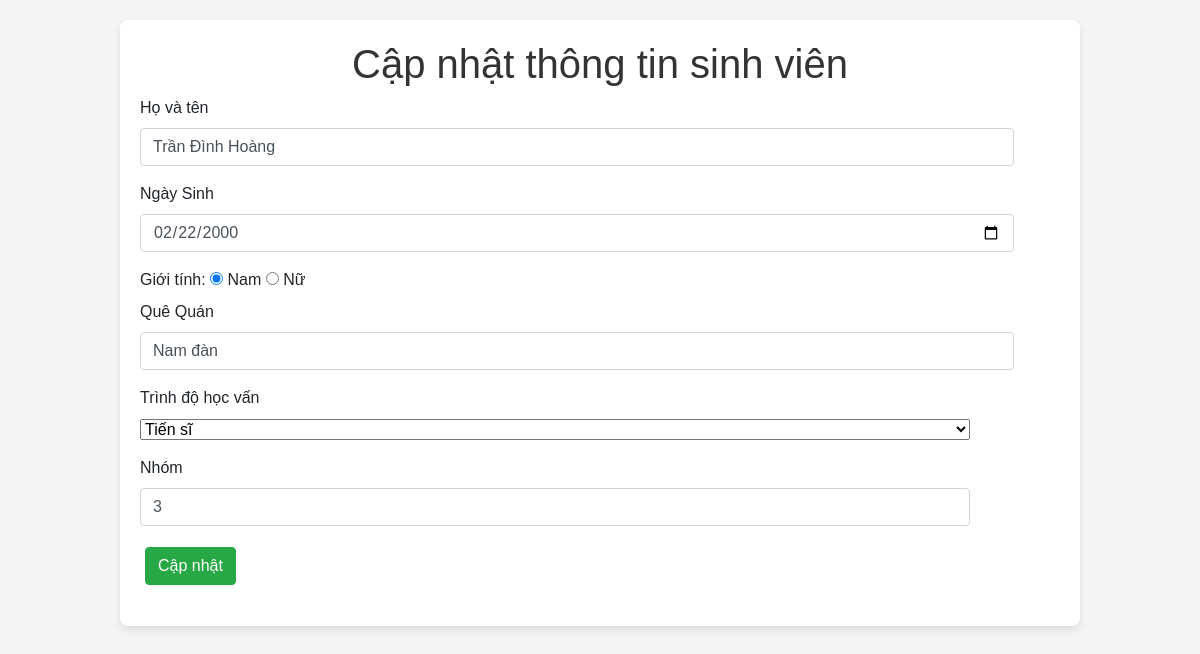
/sua.php?sid=2, run on the app's committed database.
### tables this page shows
CREATE TABLE `table_students` (
  `id` int(10) NOT NULL,
  `fullname` varchar(50) NOT NULL,
  `dob` date NOT NULL,
  `gender` int(2) NOT NULL,
  `hometown` varchar(50) NOT NULL,
  `level_id` int(4) NOT NULL,
  `group_id` int(10) NOT NULL
);

### sua.php (the view, shortened to what this page needs)
<?php
require_once 'ketnoi.php';
$id = $_GET['sid'];
 $sua_sql = "SELECT * FROM table_students WHERE id=$id";
 $result = mysqli_query($conn, $sua_sql);
 $row = mysqli_fetch_assoc($result);
 ?>
<!DOCTYPE html>
<html lang="en">
    <head>
<link rel="stylesheet" href="https://cdn.jsdelivr.net/npm/bootstrap@4.6.2/dist/css/bootstrap.min.css">
        <link rel="stylesheet" href="style.css">
    </head>
    <body>
        <div class="container">
            <h1 style="text-align: center;">Cập nhật thông tin sinh viên</h1>
            <form action="update.php" method="post">
                <div class="form-group">
                    <label for="fullname">Họ và tên</label>
                    <input type="text" id="fullname" class="form-control"
                    name="fullname" value="<?php echo $row['fullname']?>">
                </div>
                <div class="form-group">
                    <label for="dob">Ngày Sinh</label>
                    <input type="date" name="dob" id="dob" class="form-control"
                    value="<?php echo $row['dob']?>">
                </div>
                <div>
                    <label  for="gender" >Giới tính:</label>
                    <input  type="radio" name="gender" value="1" <?= $row['gender']==1 ? 'checked': ''?> required>
                    <label for="gender">Nam</label>
                    <input  type="radio" name="gender" value="0" <?= $row['gender']==0 ? 'checked': ''?> required>
                    <label for="gender">Nữ</label>
                </div>
                <div class="form-group">
                    <label for="hometown">Quê Quán</label>
                    <input type="text" id="hometown" name="hometown" class="form-control"
                    value="<?php echo $row['hometown']?>">
                </div>
                <div class="form-group">
                    <label for="level_id">Trình độ học vấn</label>
                    <div class="form-floating"><select class="form-group" id="level_id" name="level_id" required aria-label="select example" class="form-select">
                        <option value="0" <?=$row['level_id']==0 ? 'selected':''?>>Tiến sĩ</option>
                    </select>
                <div class="form-group">
                    <label for="group_id">Nhóm</label>
                    <input type="number" id="group_id" name="group_id" class="form-control"
                    value="<?php echo $row['group_id']?>">
                </div>
                <button class="btn btn-success">Cập nhật</button>
            </form>
        </div>
    </body>
</html>

### style.css (style rules this page uses)
body { font-family: Arial, sans-serif; background-color: #f4f4f4; margin: 0; padding: 0; }
.container { width: 80%; margin: 20px auto; background-color: white; padding: 20px; border-radius: 8px; box-shadow: 0 4px 8px rgba(0, 0, 0, 0.1); }
h1 { text-align: center; color: #333; }
button { padding: 6px 12px; margin: 5px; cursor: pointer; border: none; border-radius: 4px; font-size: 14px; }
.form-group { width: 95%; }

### data on the page
table_students: fullname "Trần Đình Hoàng", dob "02/22/2000", gender "☑", hometown "Nam đàn", level_id "Tiến sĩ", group_id "3"
